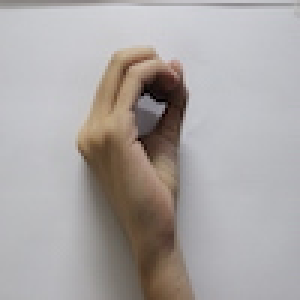
#> input picture Dataset/0/IMG_1249.JPG, 100 x 100 px (shown 3 times larger)
$ python tf.py
#> lines starting #> are read from the running program, lines starting #| are printed output that depends on the picture
import numpy as np
import cv2
from random import randint
from sklearn.model_selection import train_test_split
# TensorFlow e Keras
import tensorflow as tf
import tensorflow.keras as keras

# Bibliotecas de ajuda
import glob

tf.logging.set_verbosity(tf.logging.ERROR)
#> (this line was passed over: tensorflow is not available in this run)
#> in get_img, img is the input picture: shape (100, 100, 3); mean B, G, R 164.7, 165.7, 170.5

# Settings:
img_size = 32
num_class = 6
test_size = 0.2

#fgbg = cv2.createBackgroundSubtractorMOG2()

def histEqual(img):
  #Equalização do histograma
    img_yuv = cv2.cvtColor(img, cv2.COLOR_BGR2YUV)
#> img_yuv: shape (100, 100, 3); mean of channels 0, 1, 2 167, 126.8, 131.1
    img_yuv[:,:,0] = cv2.equalizeHist(img_yuv[:,:,0])
#> img_yuv: shape (100, 100, 3); mean of channels 0, 1, 2 129.5, 126.8, 131.1
    img = cv2.cvtColor(img_yuv, cv2.COLOR_YUV2BGR)
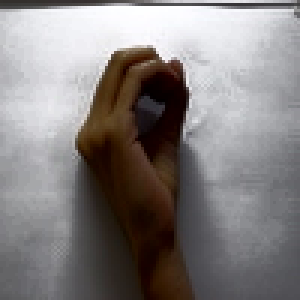
#> img: shape (100, 100, 3) (shown 3 times larger); mean B, G, R 127.7, 128.3, 133.1
    return img

def get_img(data_path):
    # Getting image array from path:
    img = cv2.imread(data_path)
    img = cv2.resize(img,(100,100))
    img = histEqual(img)
    img = cv2.cvtColor(img, cv2.COLOR_BGR2GRAY)
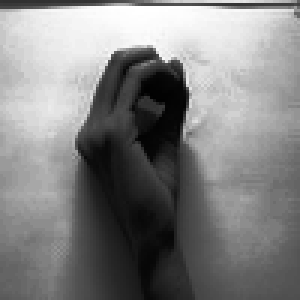
#> img: shape (100, 100) (shown 3 times larger); min 1, max 255, mean 129.6
    ret, img = cv2.threshold(img,40,255,cv2.THRESH_TOZERO_INV)
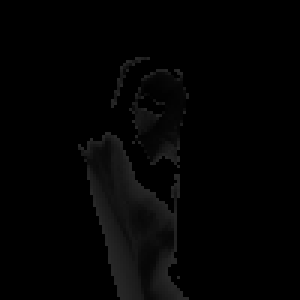
#> img: shape (100, 100) (shown 3 times larger); min 0, max 40, mean 3.3
    img = cv2.resize(img,(img_size,img_size))
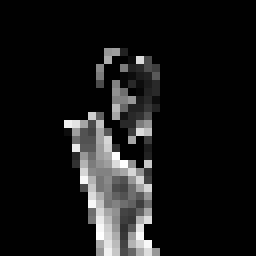
#> img: shape (32, 32) (shown 8 times larger); min 0, max 37, mean 3.3; drawn with min black and max white
    return img

# [44 lines left out: functions get_img2, get_img3, getWebCam, not called in this run]


def get_dataset(dataset_path='Dataset'):
    # Getting all data from data path:
    X = []
    Y = []
    for i in range(6): # choose dataset number
      filepath = "Dataset/" + str(i) + "/*.JPG"
      filenames = glob.glob(filepath)

      for file in filenames:
        X.append(get_img(file))
        Y.append(i)

    X = np.array(X)
    Y = np.array(Y)
    X, X_test, Y, Y_test = train_test_split(X, Y, test_size=test_size, random_state=randint(0,50))
    return X, X_test, Y, Y_test


#-----------------------------------------MAIN-------------------------------------------

train_images, test_images, train_labels, test_labels = get_dataset()
train_images = train_images / 255.0

test_images = test_images / 255.0

#Preparar o modelo de treino
model = keras.Sequential([
#> (the run stopped early here; a loop or call above may not have finished)
